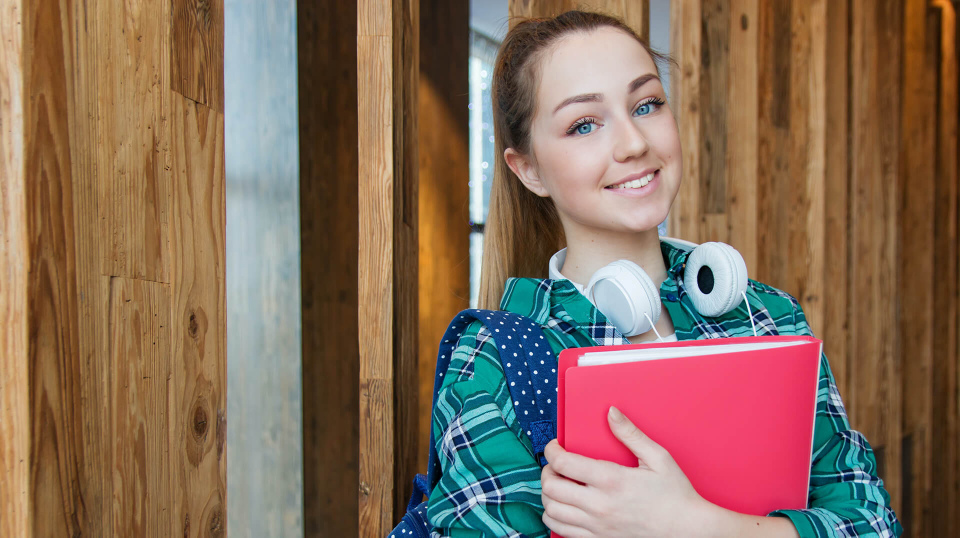
#> input picture faces/hero-bg.jpg, 1920 x 1075 px (shown at 1/2 size)
$ python smile-detector.py
#> lines starting #> are read from the running program, lines starting #| are printed output that depends on the picture; after the words box and inside, x2 and y2 are one past the last pixel; in counts of white or black regions, pixels touching at a corner belong together
import cv2 as cv

cascade_file_smiley = cv.CascadeClassifier('smile.xml')
cascade_file_faces = cv.CascadeClassifier('face.xml')

image_path = cv.imread("faces/hero-bg.jpg")
#> image_path is the input picture: shape (1075, 1920, 3); mean B, G, R 90.2, 108, 134.6


def detect_smiling_face():
    gray_img = cv.cvtColor(image_path, cv.COLOR_BGR2GRAY)
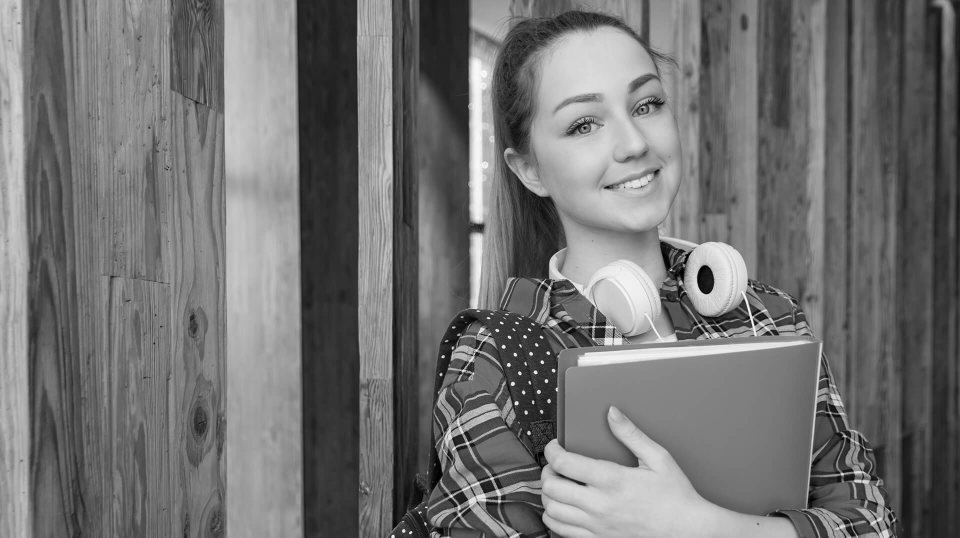
#> gray_img: shape (1075, 1920) (shown at 1/2 size); min 0, max 255, mean 113.9
    faces_detected = cascade_file_faces.detectMultiScale(gray_img, 1.1, 5)
#> faces_detected = [[1028, 65, 413, 413]]
    smiley_face = 0

    while len(faces_detected):
        for (x1, y1, w1, h1) in faces_detected:
            cv.rectangle(image_path, (x1, y1), (x1+w1, y1+h1), (0, 0, 245), 3)

            sub_frame = image_path[y1:y1+h1, x1:x1+w1]
            grayscale_img = cv.cvtColor(sub_frame, cv.COLOR_BGR2GRAY)
            smiley_face = cascade_file_smiley.detectMultiScale(grayscale_img, scaleFactor=1.5, minNeighbors=15)

            for (x2, y2, w2, h2) in smiley_face:
                cv.rectangle(sub_frame, (x2, y2), (x2 + w2, y2 + h2), (0, 210, 0), 3)
                cv.putText(sub_frame, "smile", (x2, y2), cv.FONT_ITALIC, 1.0, (255, 0, 0), 3)
#> this loop made 1 pass
#> (x1, y1, w1, h1, smiley_face) on pass 1: (1028, 65, 413, 413, [[151, 265, 182, 91]])
#> pass 1, in detect_smiling_face, `sub_frame = image_path[y1:y1+h1, x1:x1+w1]`:
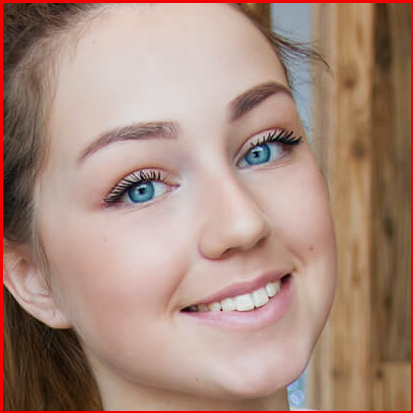
#> sub_frame: shape (413, 413, 3); mean B, G, R 125, 138.3, 169.5
#> pass 1, in detect_smiling_face, `grayscale_img = cv.cvtColor(sub_frame, cv.COLOR_BGR2GRAY)`:
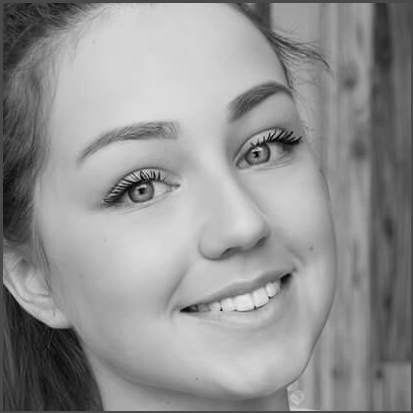
#> grayscale_img: shape (413, 413); min 0, max 235, mean 146.1
#> after the loop:
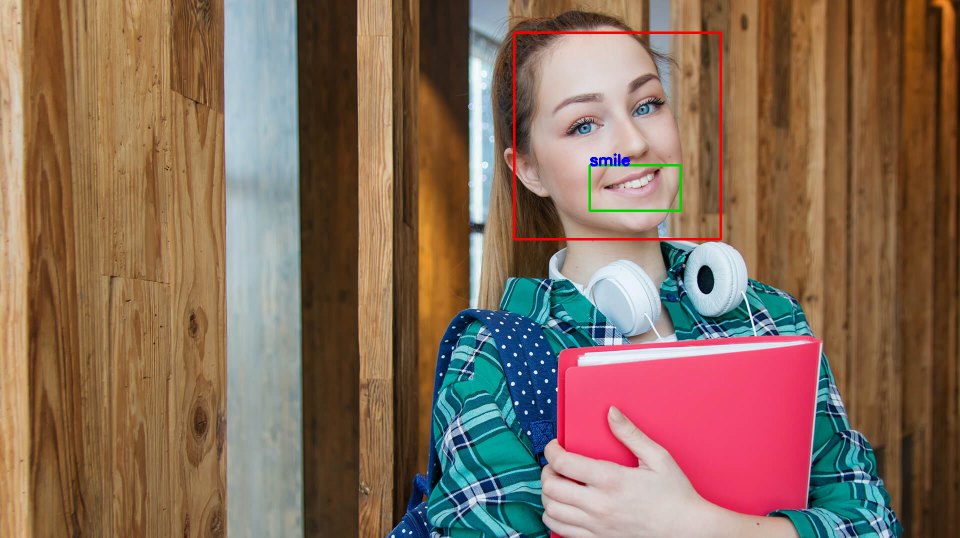
#> image_path: shape (1075, 1920, 3) (shown at 1/2 size); 0.57% of pixels changed, all inside (x1, y1, x2, y2) = (1026, 63, 1444, 481)
#> after the loop:
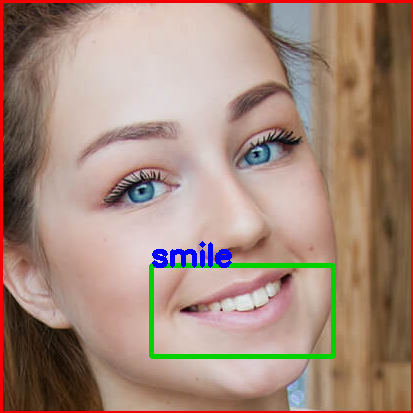
#> sub_frame: shape (413, 413, 3); 2.05% of pixels changed, all inside (x1, y1, x2, y2) = (149, 241, 336, 359)

        print(f'{len(smiley_face)} smiley face(s) detected.')
#| 1 smiley face(s) detected.
        print(f'{len(faces_detected)} face(s) detected.')
#| 1 face(s) detected.

        # resize images...
        if image_path.shape[0] > 300 and image_path.shape[1] > 300:
            cv.imshow("Smiley", cv.resize(image_path, (700, 500)))
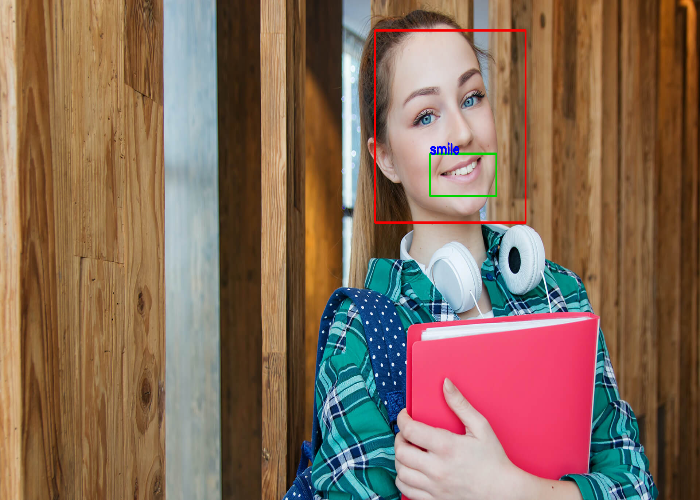
#> window 'Smiley': shape (500, 700, 3); mean B, G, R 89.6, 107.5, 134.7
        else:
            cv.imshow("Smiley", image_path)

        if cv.waitKey(0) & 0xFF == ord('q'):
#> (key q is pressed here)
            break

    else:
        print('No face detected.')


detect_smiling_face()

$ run again, with faces/2.jpg copied over faces/hero-bg.jpg
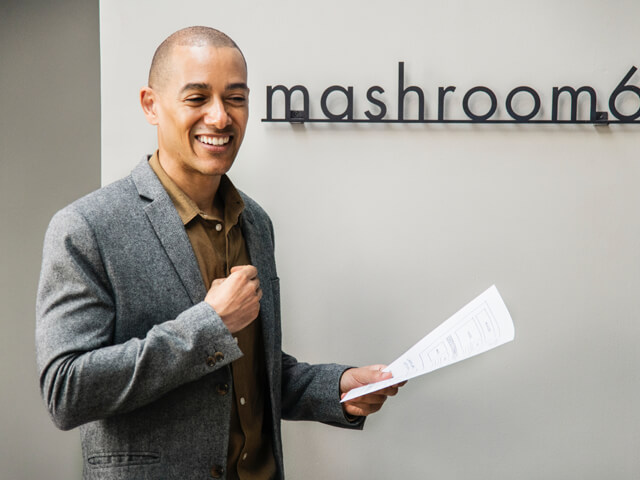
#> input picture faces/2.jpg, 640 x 480 px
#> image_path is the input picture: shape (480, 640, 3); mean B, G, R 153.8, 159.8, 163.3
#> faces_detected = [[163, 56, 109, 109]]
#> the loop in detect_smiling_face, `for (x1, y1, w1, h1) in faces_detected:` made 1 pass
#> after the loop in detect_smiling_face, `for (x1, y1, w1, h1) in faces_detected:`:
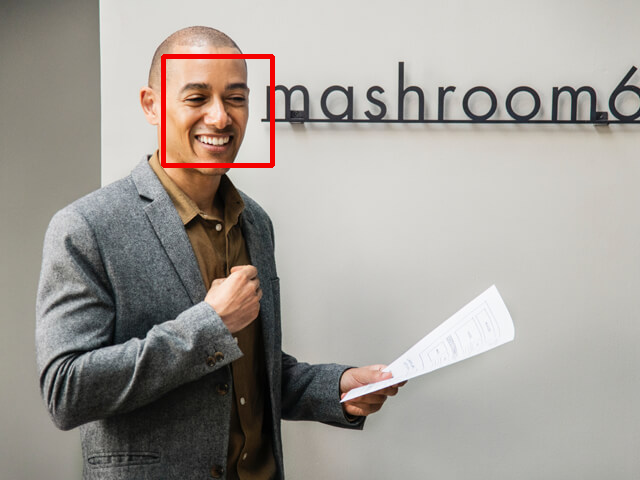
#> image_path: shape (480, 640, 3); 0.71% of pixels changed, all inside (x1, y1, x2, y2) = (161, 54, 275, 168)
#| 0 smiley face(s) detected.
#| 1 face(s) detected.
#> in detect_smiling_face, `cv.imshow("Smiley", cv.resize(image_path, (700, 500)))`:
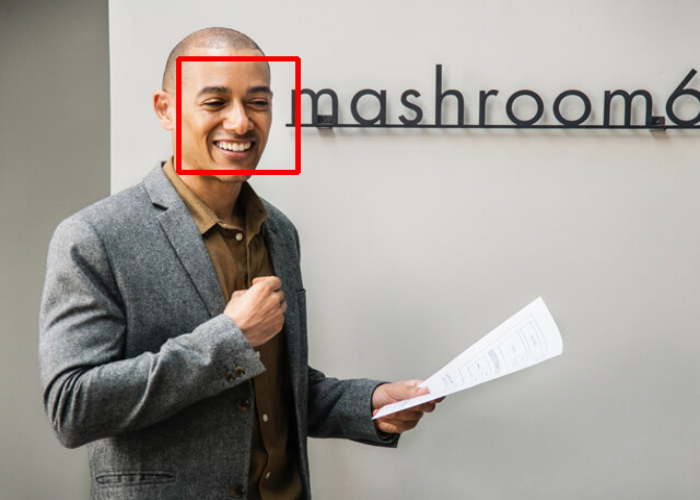
#> window 'Smiley': shape (500, 700, 3); mean B, G, R 152.6, 158.4, 163.5

$ run again, with faces/4.jpg copied over faces/hero-bg.jpg
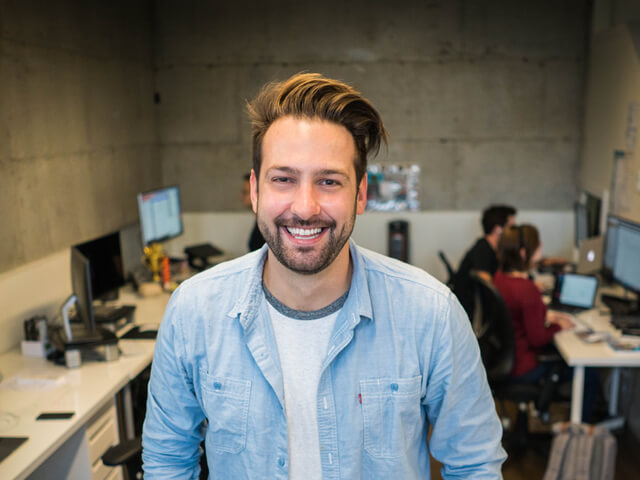
#> input picture faces/4.jpg, 640 x 480 px
#> image_path is the input picture: shape (480, 640, 3); mean B, G, R 99.9, 108, 111
#> faces_detected = [[238, 126, 137, 137]]
#> the loop in detect_smiling_face, `for (x1, y1, w1, h1) in faces_detected:` made 1 pass
#> (x1, y1, w1, h1, smiley_face) on pass 1: (238, 126, 137, 137, [[27, 84, 81, 40]])
#> after the loop in detect_smiling_face, `for (x1, y1, w1, h1) in faces_detected:`:
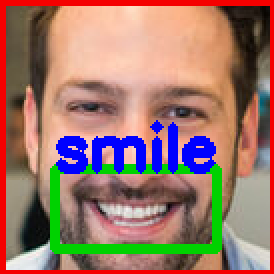
#> sub_frame: shape (137, 137, 3) (shown 2 times larger); mean B, G, R 106.7, 118.6, 156.2
#| 1 smiley face(s) detected.
#| 1 face(s) detected.
#> in detect_smiling_face, `cv.imshow("Smiley", cv.resize(image_path, (700, 500)))`:
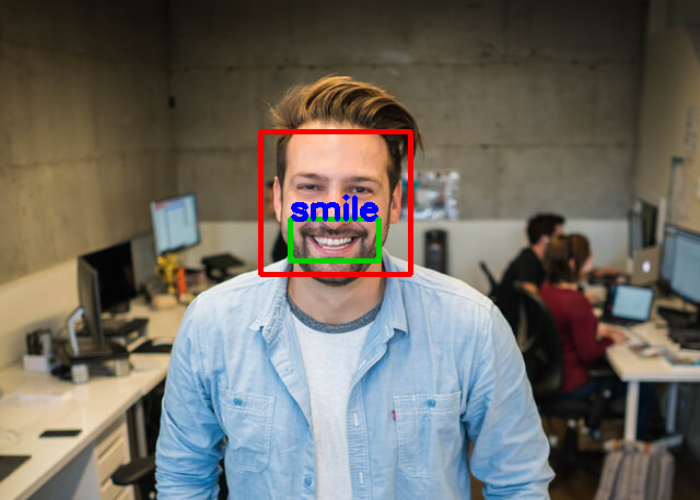
#> window 'Smiley': shape (500, 700, 3); mean B, G, R 98.8, 106.6, 110.6

$ run again, with faces/about.jpg copied over faces/hero-bg.jpg
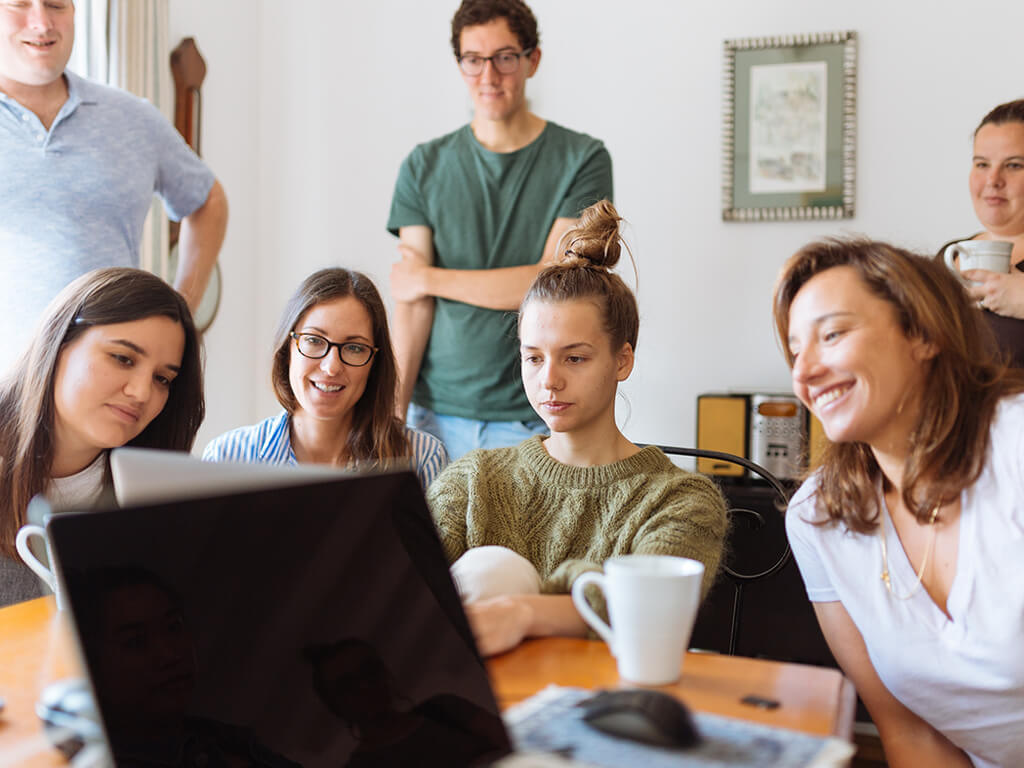
#> input picture faces/about.jpg, 1024 x 768 px
#> image_path is the input picture: shape (768, 1024, 3); mean B, G, R 130.7, 137.5, 150.4
#> faces_detected = [[504, 317, 103, 103], [443, 22, 94, 94], [279, 302, 111, 111], [766, 278, 139, 139]]
#> the loop in detect_smiling_face, `for (x1, y1, w1, h1) in faces_detected:` made 4 passes
#> after the loop in detect_smiling_face, `for (x1, y1, w1, h1) in faces_detected:`:
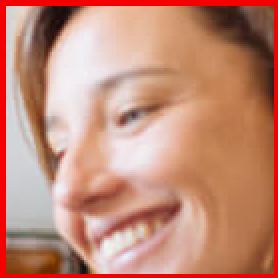
#> sub_frame: shape (139, 139, 3) (shown 2 times larger); mean B, G, R 119, 138.6, 195.2
#| 0 smiley face(s) detected.
#| 4 face(s) detected.
#> in detect_smiling_face, `cv.imshow("Smiley", cv.resize(image_path, (700, 500)))`:
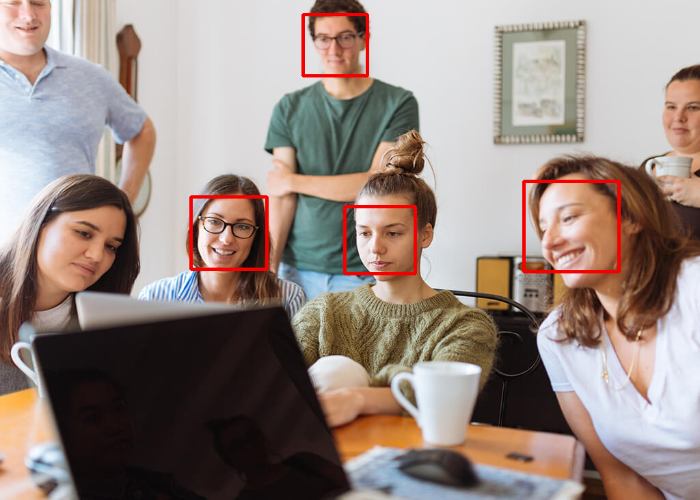
#> window 'Smiley': shape (500, 700, 3); mean B, G, R 129.3, 136, 151.4
